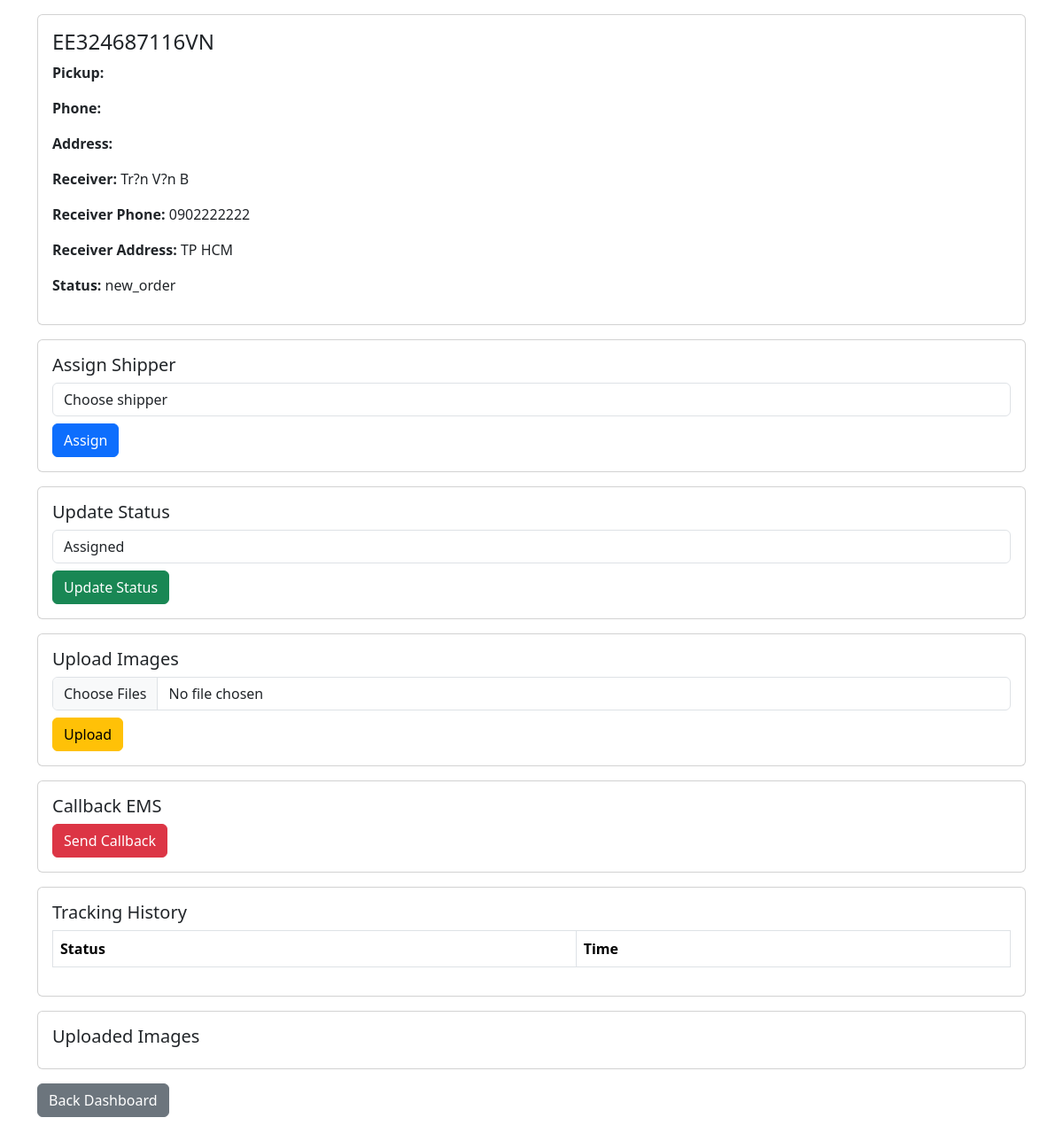
Screenshot of /modules/shipper/shipper_order_detail.php?id=101 (signed in) with the database file from the repository.
### tables this page shows
CREATE TABLE `emslss_orders` (
  `id` int(11) NOT NULL AUTO_INCREMENT,
  `ems_code` varchar(50) DEFAULT NULL,
  `post_office_name` varchar(255) DEFAULT NULL,
  `post_office_address` text DEFAULT NULL,
  `holder_name` varchar(100) DEFAULT NULL,
  `holder_phone` varchar(20) DEFAULT NULL,
  `sender_name` varchar(255) DEFAULT NULL,
  `sender_phone` varchar(50) DEFAULT NULL,
  `sender_address` text DEFAULT NULL,
  `receiver_name` varchar(255) DEFAULT NULL,
  `receiver_phone` varchar(50) DEFAULT NULL,
  `receiver_address` text DEFAULT NULL,
  `weight` decimal(10,2) DEFAULT NULL,
  `cargo_type` varchar(255) DEFAULT NULL,
  `service_type` enum('door_to_door','door_to_hub','hub_to_door') DEFAULT NULL,
  `pickup_shipper_id` int(11) DEFAULT NULL,
  `delivery_shipper_id` int(11) DEFAULT NULL,
  `status` enum('new_order','assigned_pickup','picked_up','in_transit','assigned_delivery','delivered','failed','cancelled') DEFAULT 'new_order',
  `created_at` datetime DEFAULT current_timestamp(),
  `updated_at` datetime DEFAULT current_timestamp() ON UPDATE current_timestamp(),
  PRIMARY KEY (`id`),
  UNIQUE KEY `ems_code` (`ems_code`),
  KEY `idx_status_created` (`status`,`created_at`)
);

### modules/shipper/shipper_order_detail.php (the view, shortened to what this page needs)
<?php
include '../config/db.php';
$id = intval($_GET['id']);
$stmt = $conn->prepare("SELECT * FROM emslss_orders WHERE id=? LIMIT 1");
$stmt->bind_param("i",$id);
$stmt->execute();
$result = $stmt->get_result();
$order = $result->fetch_assoc();
?>
<!DOCTYPE html>
<html>
<head>
<link href="https://cdn.jsdelivr.net/npm/bootstrap@5.3.2/dist/css/bootstrap.min.css" rel="stylesheet">
</head>
<body>
<div class="container mt-3">
<div class="card p-3 mb-3">
<h4><?= htmlspecialchars($order['ems_code']) ?></h4>
<p><strong>Pickup:</strong> <?= htmlspecialchars($order['pickup_name']) ?></p>
<p><strong>Phone:</strong> <?= htmlspecialchars($order['pickup_phone']) ?></p>
<p><strong>Address:</strong> <?= htmlspecialchars($order['pickup_address']) ?></p>
<p><strong>Receiver:</strong> <?= htmlspecialchars($order['receiver_name']) ?></p>
<p><strong>Receiver Phone:</strong> <?= htmlspecialchars($order['receiver_phone']) ?></p>
<p><strong>Receiver Address:</strong> <?= htmlspecialchars($order['receiver_address']) ?></p>
<p><strong>Status:</strong> <?= htmlspecialchars($order['status']) ?></p>
</div>
<div class="card p-3 mb-3">
<h5>Assign Shipper</h5>
<form method="post" action="assign_shipper.php">
<select name="shipper_id" class="form-control mb-2" required>
<option value="">Choose shipper</option>
</select>
<button class="btn btn-primary">Assign</button>
</form>
</div>
<div class="card p-3 mb-3">
<h5>Update Status</h5>
<form method="post" action="tracking_update.php">
<select name="status" class="form-control mb-2">
<option value="assigned">Assigned</option>
</select>
<button class="btn btn-success">Update Status</button>
</form>
</div>
<div class="card p-3 mb-3">
<h5>Upload Images</h5>
<form method="post" action="upload_image.php" enctype="multipart/form-data">
<input type="file" name="image[]" multiple class="form-control mb-2">
<button class="btn btn-warning">Upload</button>
</form>
</div>
<div class="card p-3 mb-3">
<h5>Callback EMS</h5>
<form method="post" action="../api/callback_ems.php">
<button class="btn btn-danger">Send Callback</button>
</form>
</div>
<div class="card p-3 mb-3">
<h5>Tracking History</h5>
<table class="table table-bordered">
<tr>
<th>Status</th>
<th>Time</th>
</tr>
</table>
</div>
<div class="card p-3 mb-3">
<h5>Uploaded Images</h5>
</div>
<a href="dashboard.php" class="btn btn-secondary mb-5">Back Dashboard</a>
</div>
</body>
</html>

### rows the page displays
emslss_orders: ems_code "EE324687116VN", receiver_name "Tr?n V?n B", receiver_phone "0902222222", receiver_address "TP HCM", status "new_order"
